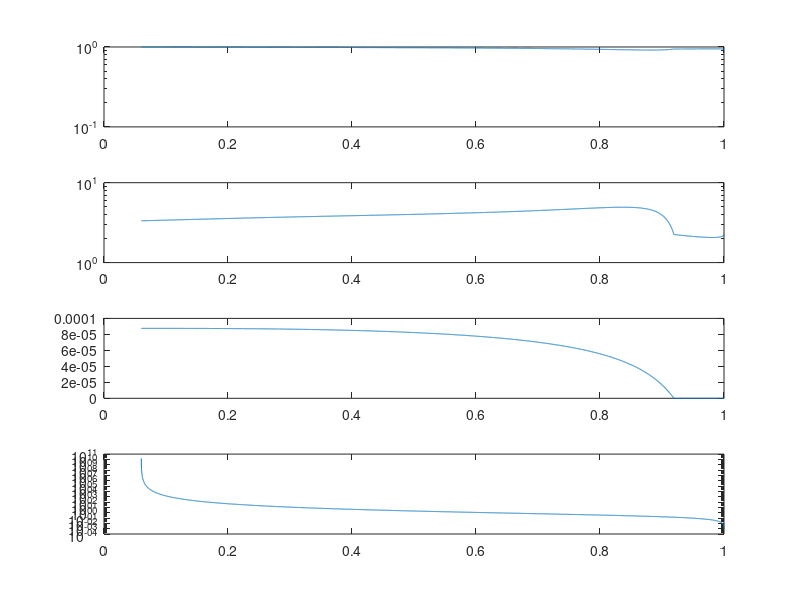

Source code (MATLAB):
%calculate surface resistance
%coarse sand
clear
%constant
xi               = -1.469e-5; % Young_Laplace equation constant(assuming contact angle is zero)
psi_0_m          = -100e4;      % matric potential that corresponds to zero liquid water saturation
tortuosity_0     = 0.66;      % tortuosity of liquid water in soils when the liquid water saturation is zero
diffusivity_m2Ps = 2.62e-5;   % diffusivity of vapor at 22 centigrade

%experimental conditions
thickness_NSL_m      = 0.05;%thickness of the near?surface soil layer(NSL)
thickness_aero_edl_m = 1e-3;%thickness of the external diffusive layer(EDL) by aerodynamics

%parameters about soil
psi_p               = -10;%matric potential in the NSL corresponding to the initial liquid water saturation at early stage IV(m)
porosity            = 0.40;
saturation_residual = 0.06;%residual liquid water saturation
n                   = 0.5;%correction function between TSL and NSL

%fitting parameter for the van Genuchten soil water retention curve
% av_Pm = 14.5;
% nv    = 2.68; for sand

% below are working parameters
% av_Pm = 14.5;
% nv    = 2.68;
% radius_particle_m   = 0.7e-3;%average particle size


av_Pm = 3.6;
nv    =1.37;
radius_particle_m   = 0.7e-3/8;%average particle size

%variable
%Thickness_surface_edl % thickness of the external diffusive layer by surface resistance
%K_vr_c                % relative conductance of vapor through the soil?air interface contributed to by the vaporization of the
%                      % capillary water in the topmost soil layer
%K_vr_v                % relative conductance of vapor through the soil?air interface contributed to by vapor generated from the
%                      % vaporization plane beneath the dry soil layer
%R_0                   % radius of water saturated pores(bottom of funnel)
%R_m                   % radius that corresponds to psi_m according to the Young?Laplace equation (m)
%R_2                   % radius of water saturated pores(top of funnel)
%R_3                   % radius of cylinder building block
%Psi_m                 % matric potential

%%
water_content_residual      = porosity*saturation_residual;
saturation_NSL_ay           = 0.06:0.0001:1;
water_content_NSL_ay        = porosity*saturation_NSL_ay;

saturation_effective_NSL_ay =(water_content_NSL_ay-water_content_residual)/(porosity-water_content_residual);


psim_m_ay=-(1/av_Pm)*(saturation_effective_NSL_ay.^(nv/(1-nv))-1).^(1/nv);
r_m_ay   = xi./psim_m_ay;


water_content_effective_TSL_ay=porosity*saturation_effective_NSL_ay.^(1+n);


% psim_m_ay= -[0.0001:0.0001:0.01,0.01:0.001:0.1,0.1:0.01:1,1:1:10,10:10:100,100:100:1000,1000:1000:50000];


%opt=SWCC_Fayer1995WRR(psim,-1/o.aa1,o.vn1,-o.phy0,o.swres1);
% [saturation_NSL_ay ,saturation_effective_NSL_ay ] = SWCC_Fayer1995WRR(psim_m_ay, -av_Pm, nv, psi_0_m, saturation_residual);

%figure  
%plot(psim_m_ay,saturation_effective_NSL_ay)
%psim_m_ay = -(saturation_effective_NSL_ay.^(nv/(1-nv))-1).^(1/nv)/av_Pm;%van genuchten

% water_content_effective_TSL_ay = porosity*saturation_effective_NSL_ay.^(1+n);

r_0_ay = -xi*av_Pm*( (1+  (-av_Pm*psim_m_ay).^nv  ).^((nv-1)/nv)-   (-av_Pm*psim_m_ay) .^(nv-1) );%expectation of r from 0 to r_m
r_2_ay = r_0_ay+radius_particle_m;
r_3_ay = r_m_ay./water_content_effective_TSL_ay.^0.5;


r_m_ay(r_m_ay>r_2_ay)  = r_2_ay(r_m_ay>r_2_ay);%if r_m>r_2, r_m=r_2

thickness_funnel_edl_ay=r_2_ay-r_m_ay;

k_vr_c_ay=1./(1+r_3_ay.^2 .* thickness_funnel_edl_ay./r_2_ay.^2/thickness_aero_edl_m  + ...
    r_m_ay/2/thickness_aero_edl_m.* (1./water_content_effective_TSL_ay - 1./water_content_effective_TSL_ay.^0.5));

k_vr_v_ay=(thickness_aero_edl_m+thickness_funnel_edl_ay)*tortuosity_0*porosity*log(-psi_0_m) /...
    thickness_NSL_m./log(-psim_m_ay-psi_p);

k_vr_ay=k_vr_c_ay.*(1-k_vr_v_ay)+k_vr_v_ay;

surface_resistance_ay_sPm=(thickness_funnel_edl_ay+thickness_aero_edl_m)./(diffusivity_m2Ps*k_vr_ay)-thickness_aero_edl_m/diffusivity_m2Ps;
%%
figure
% plot(saturation_NSL_ay,r_m_ay);
% % hold on
% plot(saturation_NSL_ay,water_content_effective_TSL_ay);


subplot(4,1,1)
semilogy(saturation_NSL_ay,k_vr_c_ay);
% hold on;
% semilogy(saturation_NSL_ay,k_vr_v_ay);
% hold on
% semilogy(saturation_NSL_ay,k_vr_ay);

subplot(4,1,2)
semilogy(saturation_NSL_ay,surface_resistance_ay_sPm);

subplot(4,1,3)
plot(saturation_NSL_ay,thickness_funnel_edl_ay);

subplot(4,1,4)
semilogy(saturation_NSL_ay,-psim_m_ay);



